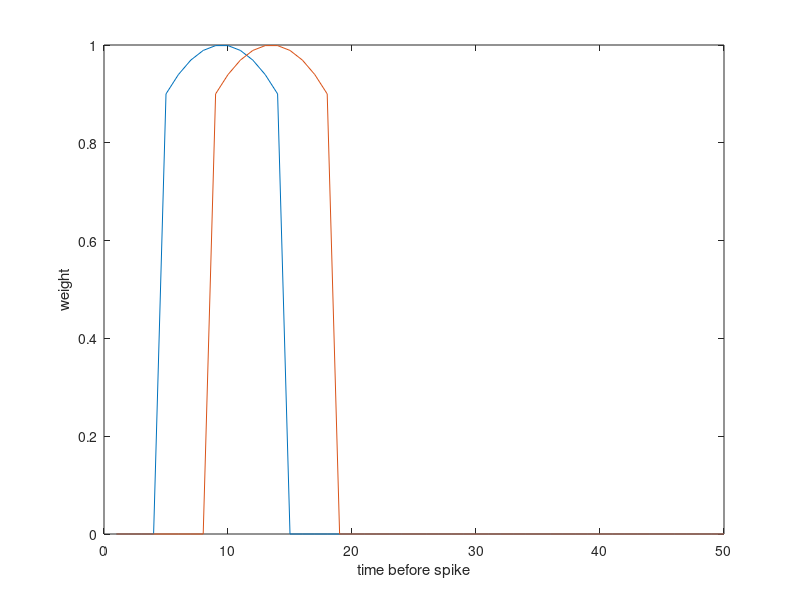
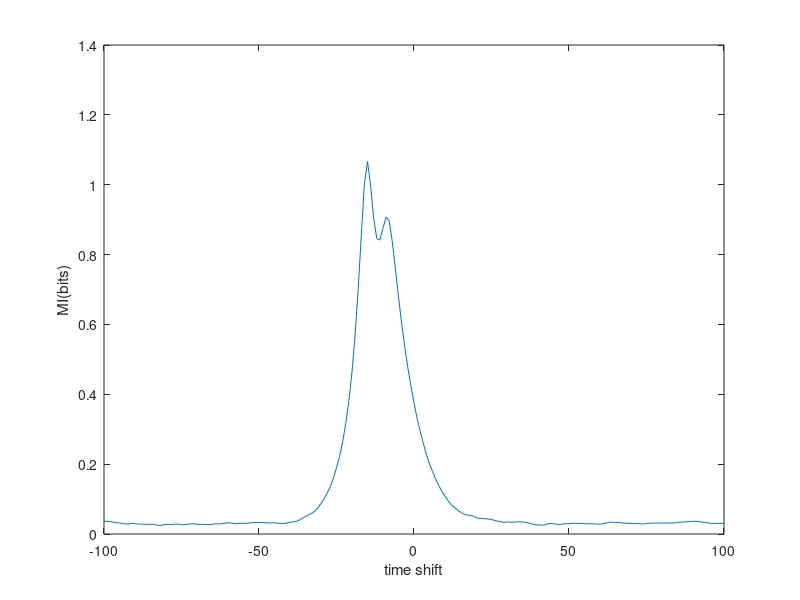

MATLAB code to generate these figures, in order:
clear all;
close all;
%% Setup bar position and trajectory
HMM = 1;
T = 20000;
dt=1/60;
bar_size = 5;
stimulus_range = 200;
if HMM
%% HMM trajectory
G_HMM = 9;
D_HMM = 2700000; %dynamical range
omega =G_HMM/2.12;   % omega = G/(2w)=1.06; follow Bielak's overdamped dynamics/ 2015PNAS
Xarray = zeros(1,T);
Xarray(1,1)=0; % since the mean value of damped eq is zero
Vx = zeros(1,T);
%Use rntest(t)!!!
for t = 1:T-1
    Xarray(t+1) = Xarray(t) + Vx(t)*dt;
    Vx(t+1) = (1-G_HMM*dt)*Vx(t) - omega^2*Xarray(t)*dt + sqrt(dt*D_HMM)*randn;
end
nrx= (stimulus_range-bar_size*2-1)/(max(Xarray)-min(Xarray));
Xarray2=Xarray*nrx;
Xarray3=Xarray2+bar_size+1-min(Xarray2);%rearrange the boundary values
newXarray=round(Xarray3);


else
%% OU trajectory
G_OU = 2.45;
D_OU = 2700000; %dynamical range
omega =G_OU/2.12;   % omega = G/(2w)=1.06; follow Bielak's overdamped dynamics/ 2015PNAS
x = zeros(1,T);
x(1,1)=0; % since the mean value of damped eq is zero
for uu = 1:T-1
    x(uu+1) = (1-dt*G_OU/(2.12)^2)*x(uu)+sqrt(dt*D_OU)*randn;
end
% Normalize to proper moving range
nrx=(stimulus_range-bar_size*2-1)/(max(x)-min(x));
x2=x*nrx;
x3=x2+bar_size+1-min(x2);%rearrange the boundary values
newXarray=round(x3);


end

bar_position = zeros(T,stimulus_range);

for step = 1:T
   bar_position(step,newXarray(step)-bar_size:newXarray(step)+bar_size) = ones(1,2*bar_size+1); 
end

% figure(100)
% plot(1:T,newXarray);


%% Receptive field center surround filter

sigma = 10;
range = 1:stimulus_range;
On_center = 4*gaussmf(range,[sigma*3 stimulus_range/2]);
Off_surround = -1*gaussmf(range,[sigma stimulus_range/2]);
% figure(1)
% plot(range,On_center);hold on
% plot(range,Off_surround);hold off
% figure(2)
% plot(range,On_center+Off_surround);


%% On and Off temporal filter
integration_time = 50;
size_curve = 10;
On_temporal = zeros(1,integration_time);
Off_temporal = zeros(1,integration_time);
x = linspace(-1.0, 1.0, size_curve);
curve = -0.1*x.*x+1;
On_temporal(5:5+size_curve-1) = On_temporal(5:5+size_curve-1)+curve;
Off_temporal(9:9+size_curve-1) = Off_temporal(5:5+size_curve-1)+curve;
figure(3)
plot(1:integration_time,On_temporal);hold on
plot(1:integration_time,Off_temporal);hold off
xlabel('time before spike')
ylabel('weight')


%% Convolution of stimulus and receptive field
conv_on = zeros(1,T);
conv_off = zeros(1,T);
for t = 1:T
    conv_on(t) = sum(bar_position(t,:).*On_center);
    conv_off(t) = sum(bar_position(t,:).*Off_surround);
end
% figure(4)
% plot(1:T,conv_on);hold on
% plot(1:T,conv_off);hold on
% plot(1:T,normalize(newXarray),'k.');hold off
% xlabel('time')
% ylabel('Temporal change of center and surround')
% title('HMM trajectory and temporal change after Gaussian filter')
% legend('on','off','trajectory')


%% Temporal filtering
temp_on =zeros(1,T-integration_time);
temp_off =zeros(1,T-integration_time);
for t = 1:T-integration_time
    temp_on(t) = sum(conv_on(t:t+integration_time-1).*fliplr(On_temporal));
    temp_off(t) = sum(conv_off(t:t+integration_time-1).*fliplr(Off_temporal));
end
% 
% 
% figure(5)
% plot(1:T-integration_time,normalize(temp_on));hold on
% plot(integration_time+1:T,normalize(conv_on(integration_time+1:T)))
% xlabel('time')
% ylabel('Temporal change of ON')
% title('On temporal change before and after temporal filter')
% legend('After filter','Before filter')
% set(gcf,'units','normalized','outerposition',[0 0 1 1])
% 
% figure(6)
% plot(1:T-integration_time,normalize(temp_off));hold on
% plot(integration_time+1:T,normalize(conv_off(integration_time+1:T)))
% title('OFF temporal change before and after temporal filter')
% ylabel('Temporal change of Off')
% xlabel('time')
% legend('After filter','Before filter')
% set(gcf,'units','normalized','outerposition',[0 0 1 1])


%% Subtraction of ON and OFF
ratio_on = 1;
ratio_off = 2;
Subtraction = ratio_on*temp_on + ratio_off*temp_off;
% figure(7)
% plot(1:T-integration_time,normalize(Subtraction));hold on;
% plot(integration_time+1:T,normalize(newXarray(integration_time+1:T)),'k.');hold off
% xlabel('time')
% ylabel('Subtraction of ON and OFF')
% title('Effect of subtraction')
% legend('Subtract','trajectory')
% set(gcf,'units','normalized','outerposition',[0 0 1 1])
% 
% figure(8)
% plot(integration_time+1:T,temp_on);hold on;
% plot(integration_time+1:T,temp_off);hold on;
% plot(1:T-integration_time,Subtraction);hold off;
% xlabel('time')
% ylabel('Volt')
% title('Comparison of ON and OFF')
% legend('on','off','subtraction')
% set(gcf,'units','normalized','outerposition',[0 0 1 1])


%% Calculation of MI
TheStimuli = newXarray(integration_time+1:T);
StimuSN=30; %number of stimulus states
nX=sort(TheStimuli);
abin=length(nX)/StimuSN;
intervals=[nX(1:abin:end) inf]; % inf: the last term: for all rested values
temp=0; isi2=[];
for jj=1:length(TheStimuli)
    temp=temp+1;
    isi2(temp) = find(TheStimuli(jj)<=intervals,1);
end
TheStimuli = Subtraction;
backward = 100;
forward = 100;
BinningInterval =1;
nX=sort(temp_on);
abin=length(nX)/StimuSN;
intervals=[nX(1:abin:end) inf]; % inf: the last term: for all rested values
temp=0; Neurons=[];
for jj=1:length(TheStimuli)
    temp=temp+1;
    Neurons(temp) = find(TheStimuli(jj)<=intervals,1);
end

dat=[];informationp=[];temp=backward+2;
for i=1:backward+1 %past(t<0)
    x = Neurons((i-1)+forward+1:length(Neurons)-backward+(i-1))';
    y = isi2(forward+1:length(isi2)-backward)';
    dat{i}=[x,y];
    norm=BinningInterval;

    [N,C]=hist3(dat{i},[max(Neurons)+1,max(isi2)]); %20:dividing firing rate  6:# of stim
    px=sum(N,1)/sum(sum(N)); 
    py=sum(N,2)/sum(sum(N)); 
    pxy=N/sum(sum(N));
    temp2=[];
    for j=1:length(px)
        for k=1:length(py)
          temp2(k,j)=pxy(k,j)*log( pxy(k,j)/ (py(k)*px(j)) )/log(2)/norm;
        end
    end
    temp=temp-1;
    informationp(temp)=nansum(temp2(:));

end  

dat=[];informationf=[];temp=0;sdat=[];
for i=1:forward
    x =Neurons(forward+1-i:length(Neurons)-backward-i)';
    y = isi2(forward+1:length(isi2)-backward)';
    dat{i}=[x,y];
    norm=BinningInterval;

    [N,C]=hist3(dat{i},[max(Neurons)+1,max(isi2)]); %20:dividing firing rate  6:# of stim
    px=sum(N,1)/sum(sum(N)); 
    py=sum(N,2)/sum(sum(N)); 
    pxy=N/sum(sum(N));
    temp2=[];
    for j=1:length(px)
        for k=1:length(py)
            temp2(k,j)=pxy(k,j)*log( pxy(k,j)/ (py(k)*px(j)) )/log(2)/norm;
        end
    end
    temp=temp+1;
    informationf(temp)=nansum(temp2(:));

end
figure(9)
information=[informationp informationf];
time=[-backward:forward];
plot(time,information);
xlabel('time shift')
ylabel('MI(bits)')
